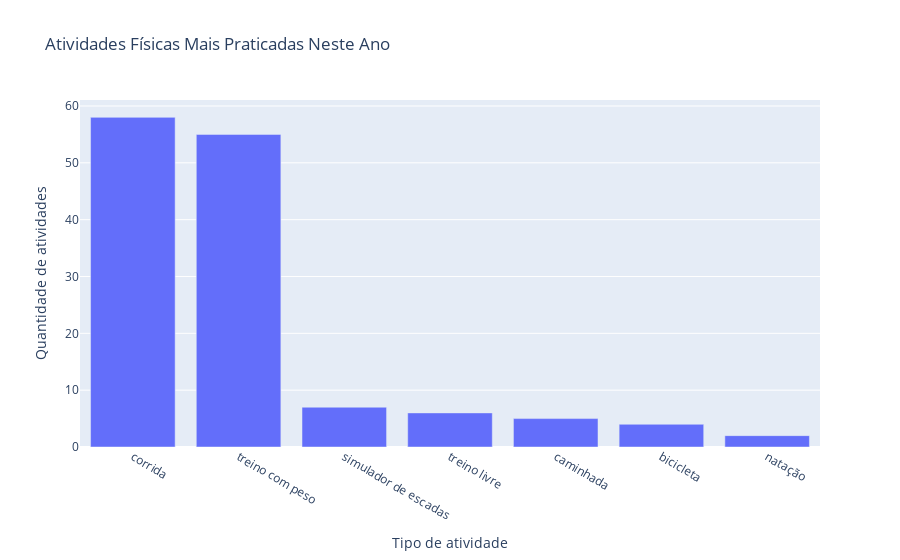

The cell this chart's notebook holds for it:
### Markdown cell above
Este gráfico é útil para identificar as preferências de exercícios e pode ajudar a entender as tendências de atividades físicas dentro de um determinado período, neste caso dentro do mês atual.

### Code cell
# 📅 Quantas atividades foram feitas neste ano?
atividades_ano = df[df['year'] == pd.Timestamp('today').year]
print(f"Atividades neste ano: {atividades_ano.shape[0]}")

# 🏃♂️ Qual está sendo a atividade física mais praticada este ano?
atividade_mais_praticada_ano = atividades_ano['sport_type'].value_counts()
print(f"Atividade mais praticada este ano: {atividade_mais_praticada_ano.idxmax()}")

# Contagem de atividades por tipo de esporte
contagem_atividades_ano = atividades_ano['sport_type'].value_counts().reset_index()
contagem_atividades_ano.columns = ['Tipo de atividade', 'Quantidade de atividades']

# Gráfico de barras com a contagem de atividades por tipo de esporte
fig = px.bar(contagem_atividades_ano, x='Tipo de atividade', y='Quantidade de atividades', title='Atividades Físicas Mais Praticadas Neste Ano')
fig.show()

### Figure 1 — Plotly figure (JSON) as saved in the notebook; plotly's stock layout.template omitted (floating-point values rounded to 4 significant figures)
{"data": [{"alignmentgroup": "True", "hovertemplate": "Tipo de atividade=%{x}<br>Quantidade de atividades=%{y}<extra></extra>", "legendgroup": "", "marker": {"color": "#636efa", "pattern": {"shape": ""}}, "name": "", "offsetgroup": "", "orientation": "v", "showlegend": false, "textposition": "auto", "type": "bar", "x": ["corrida", "treino com peso", "simulador de escadas", "treino livre", "caminhada", "bicicleta", "natação"], "xaxis": "x", "y": [58, 55, 7, 6, 5, 4, 2], "yaxis": "y"}], "layout": {"barmode": "relative", "legend": {"tracegroupgap": 0}, "title": {"text": "Atividades Físicas Mais Praticadas Neste Ano"}, "xaxis": {"anchor": "y", "domain": [0, 1], "title": {"text": "Tipo de atividade"}}, "yaxis": {"anchor": "x", "domain": [0, 1], "title": {"text": "Quantidade de atividades"}}}}
